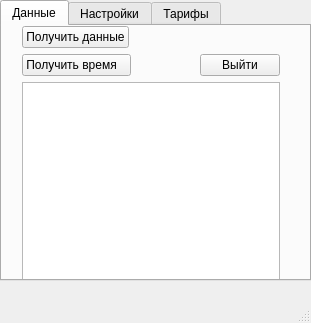
<?xml version="1.0" encoding="UTF-8"?>
<ui version="4.0">
 <class>MainWindow</class>
 <widget class="QMainWindow" name="MainWindow">
  <property name="geometry">
   <rect>
    <x>0</x>
    <y>0</y>
    <width>311</width>
    <height>323</height>
   </rect>
  </property>
  <property name="sizePolicy">
   <sizepolicy hsizetype="Fixed" vsizetype="Preferred">
    <horstretch>0</horstretch>
    <verstretch>0</verstretch>
   </sizepolicy>
  </property>
  <property name="windowTitle">
   <string>MainWindow</string>
  </property>
  <widget class="QWidget" name="centralwidget">
   <widget class="QTabWidget" name="tabWidget">
    <property name="geometry">
     <rect>
      <x>0</x>
      <y>0</y>
      <width>311</width>
      <height>281</height>
     </rect>
    </property>
    <property name="currentIndex">
     <number>0</number>
    </property>
    <widget class="QWidget" name="Data">
     <property name="accessibleDescription">
      <string/>
     </property>
     <attribute name="title">
      <string>Данные</string>
     </attribute>
     <widget class="QWidget" name="layoutWidget">
      <property name="geometry">
       <rect>
        <x>20</x>
        <y>0</y>
        <width>258</width>
        <height>254</height>
       </rect>
      </property>
      <layout class="QVBoxLayout" name="verticalLayout_2">
       <item>
        <layout class="QVBoxLayout" name="verticalLayout"/>
       </item>
       <item>
        <layout class="QVBoxLayout" name="verticalLayout_5">
         <item>
          <layout class="QHBoxLayout" name="horizontalLayout_4">
           <item>
            <widget class="QPushButton" name="getDataBtn">
             <property name="text">
              <string>Получить данные</string>
             </property>
            </widget>
           </item>
           <item>
            <spacer name="horizontalSpacer">
             <property name="orientation">
              <enum>Qt::Horizontal</enum>
             </property>
             <property name="sizeHint" stdset="0">
              <size>
               <width>40</width>
               <height>20</height>
              </size>
             </property>
            </spacer>
           </item>
          </layout>
         </item>
         <item>
          <layout class="QHBoxLayout" name="horizontalLayout_3">
           <item>
            <widget class="QPushButton" name="getTimeBtn">
             <property name="text">
              <string>Получить время   </string>
             </property>
            </widget>
           </item>
           <item>
            <spacer name="horizontalSpacer_2">
             <property name="orientation">
              <enum>Qt::Horizontal</enum>
             </property>
             <property name="sizeHint" stdset="0">
              <size>
               <width>78</width>
               <height>20</height>
              </size>
             </property>
            </spacer>
           </item>
           <item>
            <widget class="QPushButton" name="qxitBtn">
             <property name="text">
              <string>Выйти</string>
             </property>
            </widget>
           </item>
          </layout>
         </item>
        </layout>
       </item>
       <item>
        <layout class="QFormLayout" name="formLayout"/>
       </item>
       <item>
        <widget class="QTextBrowser" name="dataOutput"/>
       </item>
      </layout>
     </widget>
    </widget>
    <widget class="QWidget" name="Tarrifs">
     <attribute name="title">
      <string>Настройки</string>
     </attribute>
     <widget class="QWidget" name="layoutWidget">
      <property name="geometry">
       <rect>
        <x>0</x>
        <y>0</y>
        <width>302</width>
        <height>116</height>
       </rect>
      </property>
      <layout class="QHBoxLayout" name="horizontalLayout_2">
       <item>
        <layout class="QHBoxLayout" name="horizontalLayout">
         <property name="spacing">
          <number>6</number>
         </property>
         <property name="rightMargin">
          <number>6</number>
         </property>
         <item>
          <layout class="QVBoxLayout" name="verticalLayout_3">
           <item>
            <widget class="QPushButton" name="dateTimeFromMeterBtn">
             <property name="text">
              <string>Время компьютера</string>
             </property>
            </widget>
           </item>
           <item>
            <widget class="QPushButton" name="setDateTimeBtn">
             <property name="text">
              <string>Установить время и дату</string>
             </property>
            </widget>
           </item>
           <item>
            <widget class="QPushButton" name="pushButton_6">
             <property name="text">
              <string>Установить время</string>
             </property>
            </widget>
           </item>
           <item>
            <widget class="QPushButton" name="pushButton_5">
             <property name="text">
              <string>Усановить дату</string>
             </property>
            </widget>
           </item>
          </layout>
         </item>
        </layout>
       </item>
       <item>
        <layout class="QVBoxLayout" name="verticalLayout_4">
         <item>
          <widget class="QDateTimeEdit" name="dateTimeEdit"/>
         </item>
         <item>
          <spacer name="verticalSpacer">
           <property name="orientation">
            <enum>Qt::Vertical</enum>
           </property>
           <property name="sizeHint" stdset="0">
            <size>
             <width>20</width>
             <height>40</height>
            </size>
           </property>
          </spacer>
         </item>
        </layout>
       </item>
      </layout>
     </widget>
    </widget>
    <widget class="QWidget" name="Settings">
     <attribute name="title">
      <string>Тарифы</string>
     </attribute>
    </widget>
   </widget>
  </widget>
  <widget class="QMenuBar" name="menubar">
   <property name="geometry">
    <rect>
     <x>0</x>
     <y>0</y>
     <width>311</width>
     <height>21</height>
    </rect>
   </property>
  </widget>
  <widget class="QStatusBar" name="statusbar"/>
 </widget>
 <resources/>
 <connections/>
</ui>
